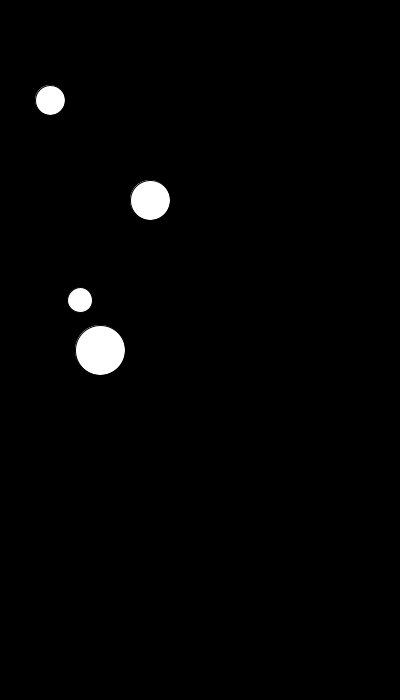
Frame 1 (no input)
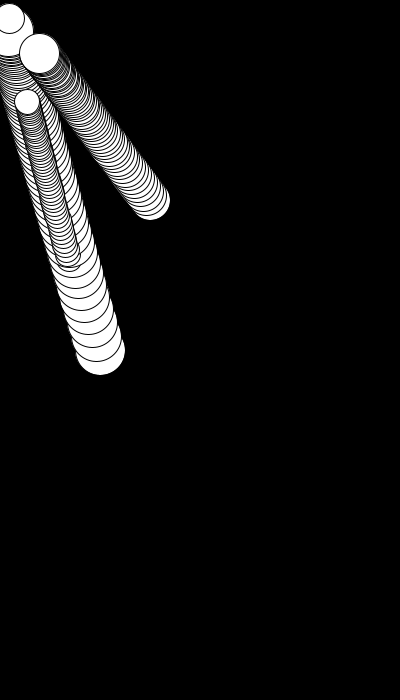
Frame 60 (the mouse pressed at the canvas centre just before this capture)
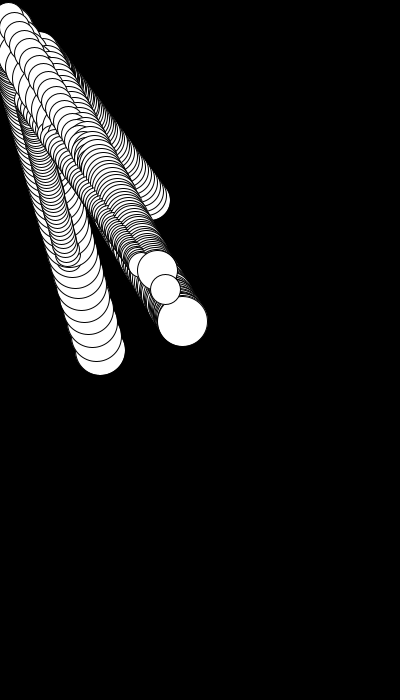
Frame 120 (the mouse held since frame 60 and released just before this capture)

The Processing sketch that drew these frames (run headless with seeded random() and noise(); from frame 60 on, the mouse is pressed at the canvas centre):

// Processing sketch: processing_36081
// ── processing_36081.pde

float e_x = 100;
float e_y = 350;

float e_x2 = 80;
float e_y2 = 300;

float e_x3 = 150;
float e_y3 = 200;

float e_x4 = 50;
float e_y4 = 100;

void setup(){
  size(400,700);
  background(0);
}

void draw() {
  
 ellipse(e_x,e_y,50,50);
 e_y = e_y + (mouseY - e_y)/25.0;
 e_x = e_x + (mouseX - e_x)/25.0;
 
 ellipse(e_x2,e_y2,25,25);
 e_y2 = e_y2 + (mouseY - e_y2)/55.0;
 e_x2 = e_x2 + (mouseX - e_x2)/55.0;
 
 ellipse(e_x3,e_y3,40,40);
 e_y3 = e_y3 + (mouseY - e_y3)/45.0;
 e_x3 = e_x3 + (mouseX - e_x3)/45.0;
 
  ellipse(e_x4,e_y4,30,30);
 e_y4 = e_y4 + (mouseY - e_y4)/35.0;
 e_x4 = e_x4 + (mouseX - e_x4)/35.0;
}

void mouseClicked(){
  background(0);
}
